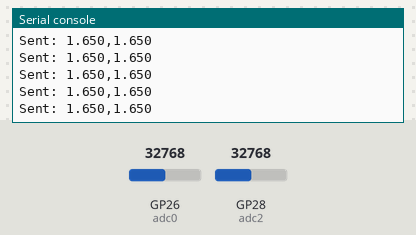
The program below on a simulated Raspberry Pi Pico running MicroPython. Parts: the last lines printed to the serial console. Inputs (shaded band) come from the test bench; at power-on: GP26 (adc0) = 32768, GP28 (adc2) = 32768 (analog values on the 0–65535 scale). WiFi joins after 1.5 s.

Above: at 2.7 s.
2.8 s: GP26 (adc0) set to 45874
At 3.9 s:
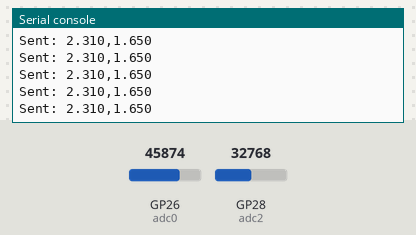
4.3 s: GP28 (adc2) set to 45874
At 5.1 s:
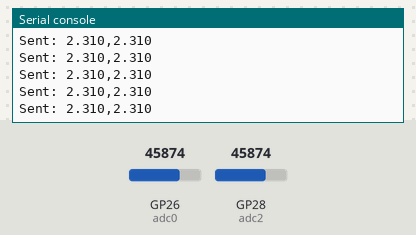
5.8 s: GP26 (adc0) set to 57670
At 6.5 s:
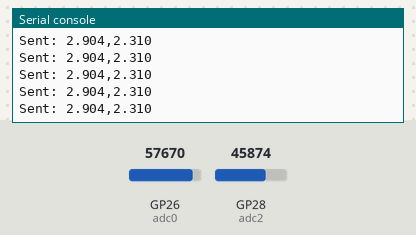
7.3 s: GP28 (adc2) set to 57670
At 8.4 s:
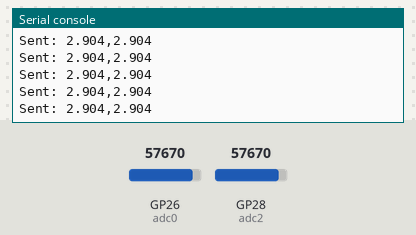
Timing chart, 0 to 9.8 s (numbered marks = the images above; inputs shaded):
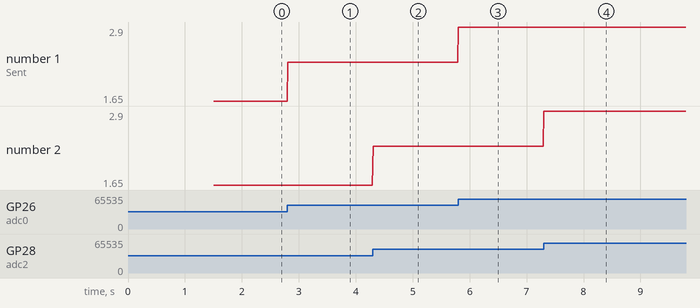

Measured:
- after the input at 2.8 s, the serial console: prints a new line at once (image 1)
- after the input at 4.3 s, the serial console: prints a new line at once (image 2)
- after the input at 5.8 s, the serial console: prints a new line at once (image 3)
- after the input at 7.3 s, the serial console: prints a new line at once (image 4)
- plotted number 1: 1.65 → 2.31 after the input at 2.8 s, 2.31 → 2.9 after the input at 5.8 s

The program:

adc_to_4b_udp.py
```python
from machine import ADC, Pin
import network
import socket
import time

# =========================
# ADC 設定
# =========================
adc0 = ADC(26)  # GPIO26
adc1 = ADC(27)  # GPIO27（使わないなら消してOK）
adc2 = ADC(28)  # GPIO28

VREF = 3.3
CONV = VREF / 65535

# =========================
# Wi-Fi（STA）設定
# =========================
SSID = "aterm-5d78db-g"
PASSWORD = "5be63f163242f"
PC_IP = "192.168.0.230"
PORT = 5005

wlan = network.WLAN(network.STA_IF)
wlan.active(True)

if not wlan.isconnected():
    print("Connecting to Wi-Fi...")
    wlan.connect(SSID, PASSWORD)
    while not wlan.isconnected():
        time.sleep(0.5)

print("Wi-Fi connected")
print("IP config:", wlan.ifconfig())

# =========================
# UDP 設定
# =========================
sock = socket.socket(socket.AF_INET, socket.SOCK_DGRAM)
DEST = (PC_IP, PORT)

# =========================
# メインループ
# =========================
while True:
    # ADC 読み取り
    v0 = adc0.read_u16() * CONV
    v2 = adc2.read_u16() * CONV

    # 送信メッセージ（CSV形式）
    msg = f"{v0:.3f},{v2:.3f}\n"

    # UDP送信
    sock.sendto(msg.encode("utf-8"), DEST)

    # デバッグ表示
    print("Sent:", msg.strip())

    time.sleep(0.01)  # 100 Hz
```
